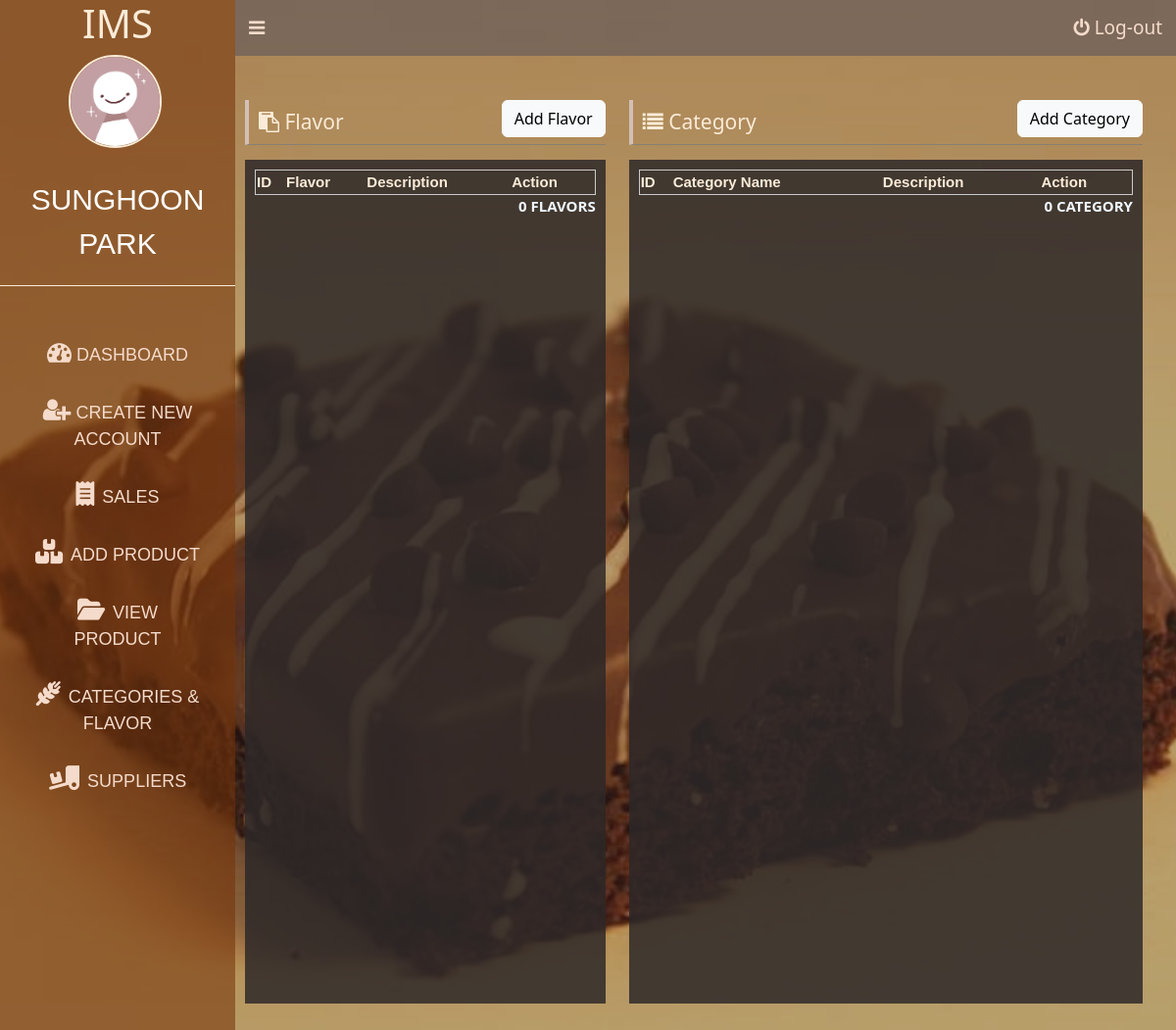
The page /flavor-category-add.php (signed in) on the database as committed earlier.
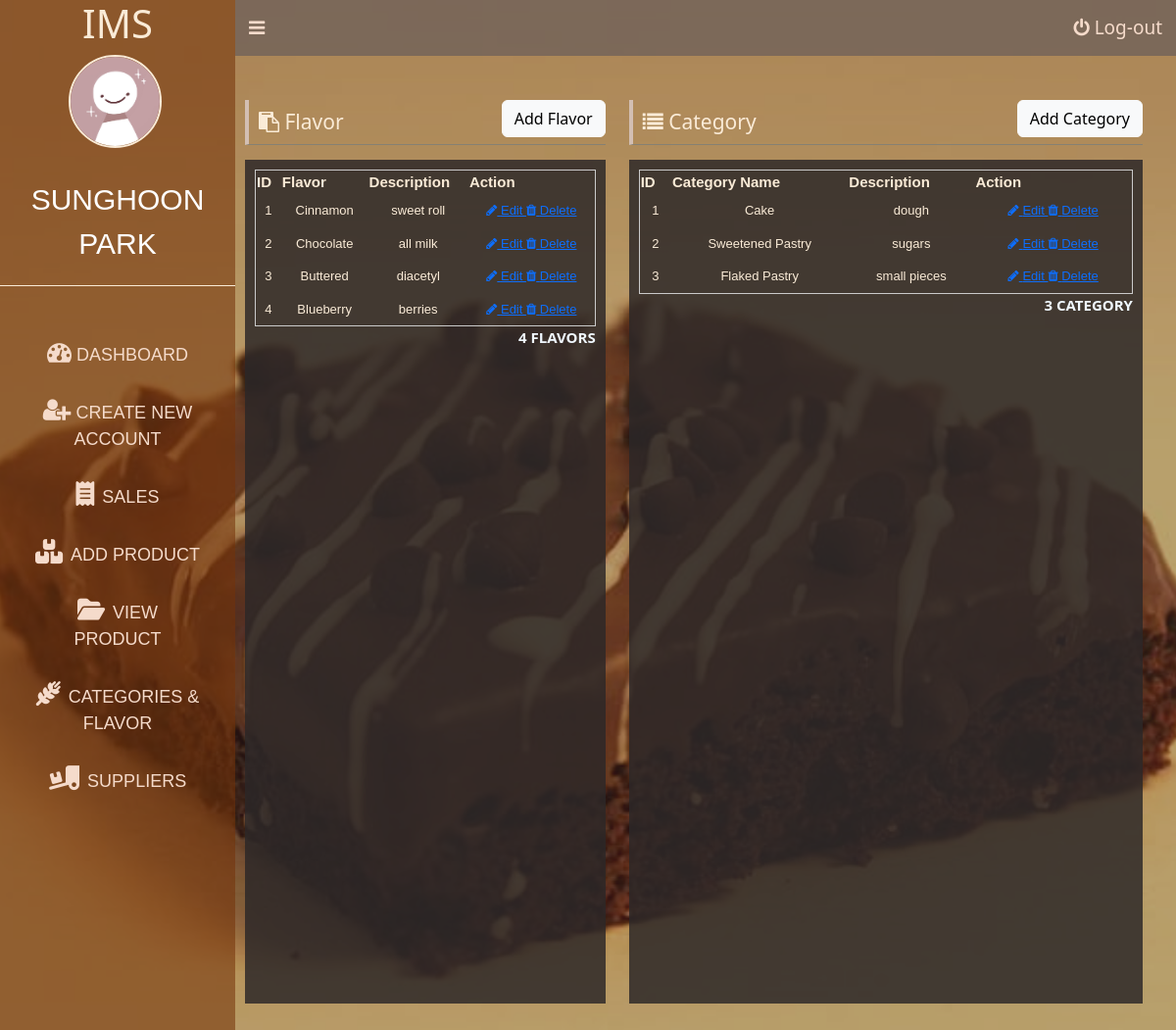
The same page on the database as committed later.
### tables this page shows
CREATE TABLE `flavor` (
  `flavor_ID` int(11) NOT NULL,
  `flavor` varchar(255) NOT NULL,
  `description` varchar(255) DEFAULT NULL
);

CREATE TABLE `category` (
  `Category_ID` int(11) NOT NULL,
  `category` varchar(255) NOT NULL,
  `description` varchar(255) NOT NULL
);

### database/show-flavor.php (called while the page is built)
<?php
include('connection.php');
$stmt = $conn->prepare("SELECT * FROM flavor");
$stmt->execute();
$stmt->setFetchMode(PDO::FETCH_ASSOC);
return $stmt->fetchAll();

### database/show-category.php (called while the page is built)
<?php
include('connection.php');
$stmt = $conn->prepare("SELECT * FROM category");
$stmt->execute();
$stmt->setFetchMode(PDO::FETCH_ASSOC);
return $stmt->fetchAll();

### flavor-category-add.php (the view, shortened to what the changed rows need)
<?php
$flavors = include('database/show-flavor.php');
$category = include('database/show-category.php');
?>
<!DOCTYPE html>
<html lang="en">
<head>
    <link rel="stylesheet" type="text/css" href="css/login.css?v=p<?= time(); ?>">
    <link rel="stylesheet" href="css/to/font-awesome/css/font-awesome.min.css">
    <link rel="stylesheet" type="text/css" href="js/bootstrap-5.3.0-alpha3-dist/css/bootstrap.min.css?v=p<?= time(); ?>">
</head>
<body>
    <div id="dashboardMainContainer">
        <div class="dashboard_content_container" id="dashboard_content_container">
            <div class="dashboard_content">
                <div class="row">
                    <div class="column column-5">
                        <h1 class="section_header"> <i class="fa fa-clipboard"></i> Flavor     </h1>
                        <div class="dashboard_content_main">
                            <div class="user">
                                <table>
                                    <thead>
                                        <tr>
                                            <th>ID</th>
                                            <th>Flavor</th>
                                            <th>Description</th>
                                            <th>Action</th>
                                        </tr>
                                    </thead>
                                    <tbody>
                                        <?php foreach ($flavors as $index => $f) { ?>
                                            <tr>
                                                <td><?= $index + 1 ?></td>
                                                <td><?= $f['flavor'] ?></td>
                                                <td><?= $f['description'] ?></td>
                                                <td>
                                                    <a href="#" class="updateFlavor" data-toggle="modal" data-target="#updateFlavorModal<?= $f['flavor_ID'] ?>">
                                                            <i class="fa fa-pencil"></i> Edit </a>
                                                    <a href="database/delete-flavor.php?flavor_ID=<?= $f['flavor_ID'] ?>" class="deleteFlavor">
                                                    <i class="fa fa-trash"></i> Delete</a>
                                                </td>
                                            </tr>
                                        <?php } ?>
                                    </tbody>
                                </table>
                                <p class="userCount"><?= count($flavors) ?> flavors</p>
                            </div>
                        </div>
                    </div>
                    <div class="column column-7">
                        <h1 class="section_header">
                            <i class="fa fa-list"></i> Category
                        </h1>
                        <div class="dashboard_content_main">
                            <div class="user">
                                <table>
                                    <thead>
                                        <tr>
                                            <th>ID</th>
                                            <th>Category Name</th>
                                            <th>Description</th>
                                            <th>Action</th>
                                        </tr>
                                    </thead>
                                    <tbody>
                                    <?php foreach ($category as $index => $c) { ?>
                                            <tr>
                                                <td><?= $index + 1 ?></td>
                                                <td><?= $c['category'] ?></td>
                                                <td><?= $c['description'] ?></td>
                                                <td>
                                                <a href="#" class="updateCategory" data-toggle="modal" data-target="#updateCategoryModal<?= $c['Category_ID'] ?>">
                                                        <i class="fa fa-pencil"></i> Edit </a>
                                                <a href="database/delete-category.php?Category_ID=<?= $c['Category_ID'] ?>" class="deleteCategory">
                                                <i class="fa fa-trash"></i> Delete</a>
                                                </td>
                                            </tr>
                                        <?php } ?>
                                    </tbody>
                                </table>
                                <p class="userCount"><?= count($category) ?> Category</p>
                            </div>
                        </div>
                    </div>
                </div>
            </div>
        </div>
    </div>

Rows that differ between the two databases and show on the page:
added flavor: flavor "Cinnamon", description "sweet roll"
added flavor: flavor "Chocolate", description "all milk"
added flavor: flavor "Buttered", description "diacetyl"
added flavor: flavor "Blueberry", description "berries"
added category: category "Cake", description "dough"
added category: category "Sweetened Pastry", description "sugars"
added category: category "Flaked Pastry", description "small pieces"
Other text that changed with them:
count($flavors): "0" → "4"
count($category): "0" → "3"
